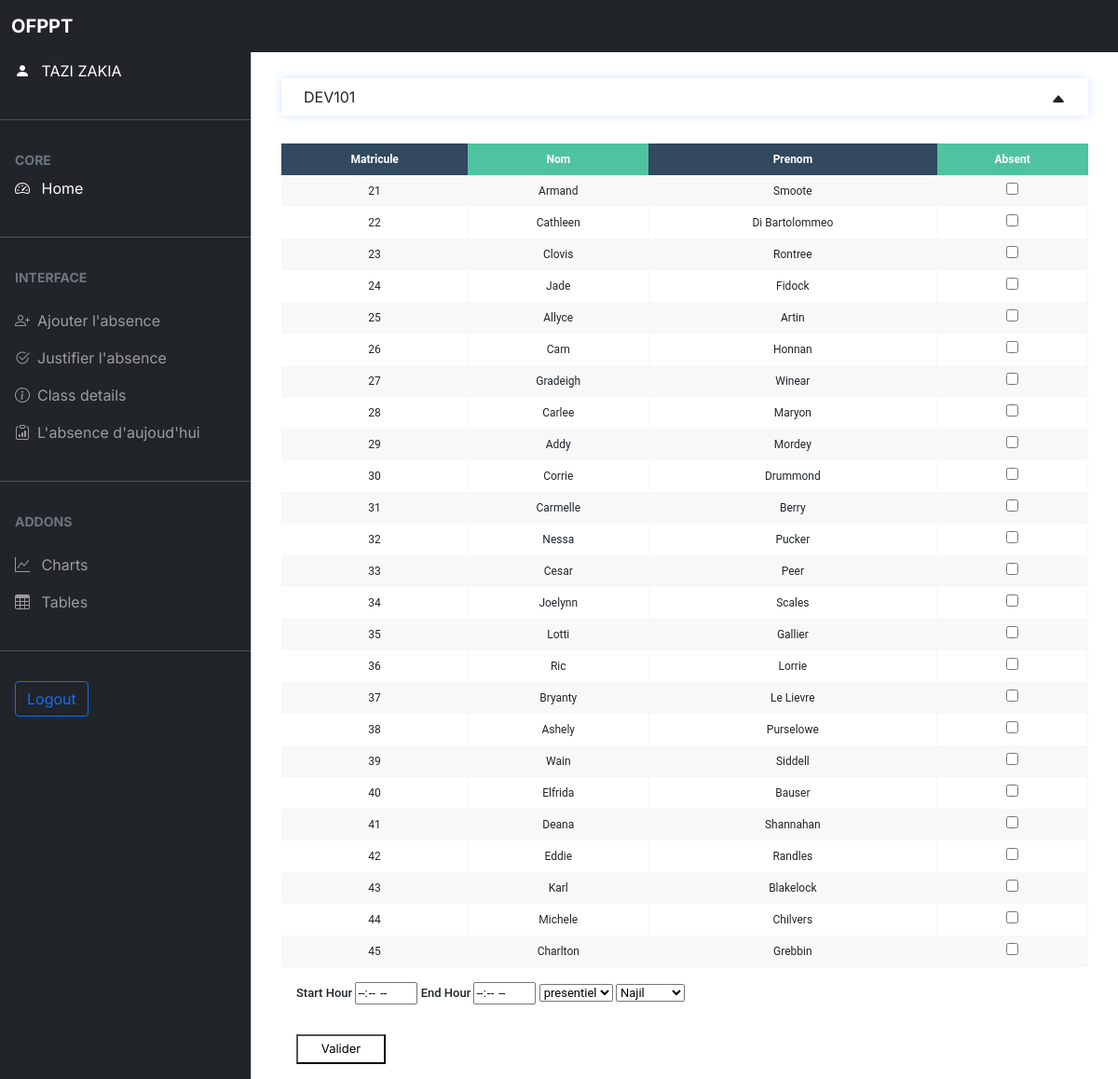
The app's page /ajoute_absence.php?nomFil=DEV101 (signed in) with its own data.
### tables this page shows
create table stagiaire(
	id_st INT PRIMARY KEY auto_increment NOT NULL,
    nom_st varchar(100) NOT NULL,
    prenom_st varchar(100) NOT NULL,
    code_fil INT NOT NULL,
    heure_absence_st int unsigned ,
    numero_parents varchar(50) NOT NULL,
    FOREIGN KEY (code_fil) REFERENCES filiere(code_fil)
    );

### includes/function.inc.php (the view, shortened to what this page needs)
<?php
function showStudents($conn, $nomFil)
{
    $sql = "SELECT id_st ,nom_st , prenom_st , heure_absence_st
                    FROM stagiaire as S , filiere as F
                    where F.code_fil = S.code_fil AND F.nom_fil = ? ;";
    $stmt = mysqli_stmt_init($conn);
    if (!mysqli_stmt_prepare($stmt, $sql)) {
        echo "statement Problem";
        exit();
    }
    mysqli_stmt_bind_param($stmt, "s", $nomFil);
    mysqli_stmt_execute($stmt);
    $result = mysqli_stmt_get_result($stmt);
    return $result;
}
function prof($conn, $nomFil)
{
    $sql =  "SELECT nom_tch,T.id_tch FROM teachers as T, filiere as F ,reltf as R
        where R.code_fil = F.code_fil
        and R.id_tch = T.id_tch and F.nom_fil = '$nomFil' ;";
    $result =  mysqli_query($conn, $sql);
    return $result;
}
function studentTable($conn, $nomFil)
{
    $resultProfs = prof($conn, $nomFil);
    $resultData = showStudents($conn, $nomFil);
    if (mysqli_num_rows($resultData) > 0) {
        echo "
            <section class='section_justif'>
            <table class='table_ajoute_stagiaire'>
            <tr>
                <th>Matricule</th>
                <th>Nom</th>
                <th>Prenom</th>
                <th>Absent</th>
            </tr>";
        while ($row = mysqli_fetch_assoc($resultData)) {
            $id = $row["id_st"];
            $nom = $row['nom_st'];
            $prenom = $row['prenom_st'];
            echo "
                <tr>
                    <td>$id</td>
                    <td><label for='$id'>$nom</label></td>
                    <td><label for='$id'>$prenom</label></td>
                    <td><input type='checkbox' id='$id' name='$id' value='$id' class='check'></td>
                </tr>";
        }
        echo "
         </table>
            <div class='table_hour'>
                <label for='start'>Start Hour </label>
                <input type='time' name='start' id='start' list='startList'required>
                <label for='end'>End Hour</label>
                <input type='time' name='end' id='end' list='endList'  required>
                <select name='seance'>
                    <option value='presentiel'>presentiel</option>
                    <option value='distanciel'>distanciel</option>
                </select>
                    <select name='prof'>
                ";
        while ($row = mysqli_fetch_assoc($resultProfs)) {
            $nom_tch = $row['nom_tch'];
            $id_tch = $row['id_tch'];
            echo "
                        <option value='$id_tch'>$nom_tch</option>
                    ";
        }
        echo "
                </select>
            </div>
        <div class='box_btn'>
            <button type='submit' name='ajab'>Valider</button>
        </div>
        </section>
        ";
    } else {
        echo "
            <section class='section_justif'>
                0 results
            </section>
                ";
    }
}

### ajoute_absence.php (shortened to what this page needs)
<?php if (isset($_SESSION["role_us"])) : ?>
    <?php
    require_once "./includes/function.inc.php";
    require_once "./includes/dbh.inc.php";
    require_once "index_header.php";
    ?>
    <main class="mt-5 pt-3">
        <form action="<?php echo htmlspecialchars($_SERVER["PHP_SELF"]); ?>" method="GET">
            <div class="centerCont">
                <span id='drop_cont'>
                    <div id="dropText">
                        <?php
                        if (isset($_GET["nomFil"])) {
                            $nomFil = $_GET["nomFil"];
                            echo '<span>' . $nomFil . '</span>';
                        } else {
                            echo "<span>Choose Your Class</span>";
                        }
                        ?>
                        <span id="iconCont"><svg id="dropdownIcon" class="goUpIcon" xmlns="http://www.w3.org/2000/svg" width="16" height="16" fill="currentColor" class="bi bi-caret-down-fill" viewBox="0 0 16 16">
                                <path d="M7.247 11.14 2.451 5.658C1.885 5.013 2.345 4 3.204 4h9.592a1 1 0 0 1 .753 1.659l-4.796 5.48a1 1 0 0 1-1.506 0z" />
                            </svg>
                        </span>
                    </div>
                </span>
            </div>
        </form>
        <form action="Absents.php" method="POST">
            <?php
            if (isset($_GET["nomFil"])) {
                $nomFil = $_GET["nomFil"];
                studentTable($conn, $nomFil);
            }
            ?>
        </form>
    </main>
<?php endif ?>

### index_header.php (shortened to what this page needs)
<!DOCTYPE html>
<html lang="en">
<head>
  <link rel="stylesheet" href="./css/bootstrap.min.css" />
  <link rel="stylesheet" href="./font/bootstrap-icons.css" />
  <link rel="stylesheet" href="css/dataTables.bootstrap5.min.css" />
  <link rel="stylesheet" href="./css/style.css" />
  <link rel="stylesheet" href="css/header_css.css">
</head>
<body>
  <nav class="navbar navbar-expand-lg navbar-dark bg-dark fixed-top">
    <div class="container-fluid">
      <a class="navbar-brand me-auto ms-lg-0 ms-3 text-uppercase fw-bold" href="#">OFPPT</a>
    </div>
  </nav>
  <div class="offcanvas offcanvas-start sidebar-nav bg-dark" tabindex="-1" id="sidebar">
    <div class="offcanvas-body p-0">
      <nav class="navbar-dark">
        <ul class="navbar-nav">
          <li>
            <a href="#" class="nav-link px-3 active">
              <span class="me-2"><i class="bi bi-person-fill"></i></span>
              <span>
                <span>
                  <?php
                  echo strtoupper($_SESSION['prenom']) . ' ' . strtoupper($_SESSION['nom']);
                  ?>
                </span>
              </span>
            </a>
          </li>
          <li class="my-4">
            <hr class="dropdown-divider bg-light" />
          </li>
          <li>
            <div class="text-muted small fw-bold text-uppercase px-3">
              CORE
            </div>
          </li>
          <li>
            <a href="index.php" class="nav-link px-3 active">
              <span class="me-2"><i class="bi bi-speedometer2"></i></span>
              <span>Home</span>
            </a>
          </li>
          <li class="my-4">
            <hr class="dropdown-divider bg-light" />
          </li>
          <li>
            <div class="text-muted small fw-bold text-uppercase px-3 mb-3">
              Interface
            </div>
          </li>
          <li>
            <a class="nav-link px-3 sidebar-link" href="ajoute_absence.php">
              <span class="me-2"><i class="bi bi-person-plus"></i></span>
              <span>Ajouter l'absence</span>
            </a>
          </li>
          <li>
            <a class="nav-link px-3 sidebar-link" href="ajoute_justife.php">
              <span class="me-2"><i class="bi bi-check2-circle"></i></span>
              <span>Justifier l'absence</span>
            </a>
          </li>
          <li>
            <a class="nav-link px-3 sidebar-link" href="Class_details.php">
              <span class="me-2"><i class="bi bi-info-circle"></i></span>
              <span>Class details</span>
            </a>
          </li>
          <li>
            <a class="nav-link px-3 sidebar-link" href="absence_day.php">
              <span class="me-2"><i class="bi bi-clipboard-data"></i></span>
              <span>L'absence d'aujoud'hui</span>
            </a>
          </li>
          <li class="my-4">
            <hr class="dropdown-divider bg-light" />
          </li>
          <li>
            <div class="text-muted small fw-bold text-uppercase px-3 mb-3">
              Addons
            </div>
          </li>
          <li>
            <a href="#" class="nav-link px-3">
              <span class="me-2"><i class="bi bi-graph-up"></i></span>
              <span>Charts</span>
            </a>
          </li>
          <li>
            <a href="#" class="nav-link px-3">
              <span class="me-2"><i class="bi bi-table"></i></span>
              <span>Tables</span>
            </a>
          </li>
          <li class="my-4">
            <hr class="dropdown-divider bg-light" />
          </li>
          <li>
            <div class="text-muted small fw-bold text-uppercase px-3 mb-3">
              <form class="form-inline" action="./includes/logout.inc.php" method="get">
                <button class="btn btn-outline-primary" type="submit" name="logout">Logout</button>
              </form>
            </div>
          </li>
        </ul>
      </nav>
    </div>
  </div>

### css/style.css (style rules this page uses)
body, button { font-family: "Inter", sans-serif; }
:root { --offcanvas-width: 270px; --topNavbarHeight: 56px; }
.sidebar-nav { width: var(--offcanvas-width); }
.sidebar-link { display: flex; align-items: center; }
@media (min-width: 992px) { body { overflow: auto !important; } }
@media (min-width: 992px) { main { margin-left: var(--offcanvas-width); } }
@media (min-width: 992px) { .sidebar-nav { -webkit-transform: none; transform: none; visibility: visible !important; height: calc(100% - var(--topNavbarHeight)); top: var(--topNavbarHeight); } }

### css/header_css.css (style rules this page uses)
.table_ajoute_stagiaire { border-radius: 5px; font-size: 12px; font-weight: normal; border: none; border-collapse: collapse; width: 100%; max-width: 100%; white-space: nowrap; background-color: white; }
.table_ajoute_stagiaire td, .table_ajoute_stagiaire th { text-align: center; padding: 8px; }
.table_ajoute_stagiaire td { border-right: 1px solid #f8f8f8; font-size: 12px; }
.table_ajoute_stagiaire th { color: #ffffff; background: #4FC3A1; }
.table_ajoute_stagiaire th:nth-child(odd) { color: #ffffff; background: #324960; }
.table_ajoute_stagiaire tr:nth-child(even) { background: #F8F8F8; }
.table_hour { padding: 1rem; font-weight: 500; }
.box_btn { padding: 1rem; display: flex; }
.box_btn button { width: 6rem; height: 2rem; background: none; }
section { font: 13px/1.5 "Roboto", sans-serif; padding: 50px; }
.centerCont { display: flex; align-items: center; justify-content: space-between; padding: 20px 2rem 30px 2rem; }
#drop_cont { position: relative; flex-direction: row; box-shadow: 0 0 10px 0px rgba(43, 111, 246, 0.2); width: 100%; }
#dropText { width: 100%; display: flex; justify-content: space-between; padding: 0.5rem 1.5rem; cursor: pointer; }
#iconCont { cursor: pointer; }
.goUpIcon { -webkit-animation: iconGoUp 250ms ease-in forwards; animation: iconGoUp 250ms ease-in forwards; }
.section_justif { padding: 0 2rem; }

### records on screen
stagiaire: id_st "21", nom_st "Armand", prenom_st "Smoote"
stagiaire: id_st "22", nom_st "Cathleen", prenom_st "Di Bartolommeo"
stagiaire: id_st "23", nom_st "Clovis", prenom_st "Rontree"
stagiaire: id_st "24", nom_st "Jade", prenom_st "Fidock"
stagiaire: id_st "25", nom_st "Allyce", prenom_st "Artin"
stagiaire: id_st "26", nom_st "Cam", prenom_st "Honnan"
stagiaire: id_st "27", nom_st "Gradeigh", prenom_st "Winear"
stagiaire: id_st "28", nom_st "Carlee", prenom_st "Maryon"
stagiaire: id_st "29", nom_st "Addy", prenom_st "Mordey"
stagiaire: id_st "30", nom_st "Corrie", prenom_st "Drummond"
stagiaire: id_st "31", nom_st "Carmelle", prenom_st "Berry"
stagiaire: id_st "32", nom_st "Nessa", prenom_st "Pucker"
stagiaire: id_st "33", nom_st "Cesar", prenom_st "Peer"
stagiaire: id_st "34", nom_st "Joelynn", prenom_st "Scales"
stagiaire: id_st "35", nom_st "Lotti", prenom_st "Gallier"
stagiaire: id_st "36", nom_st "Ric", prenom_st "Lorrie"
stagiaire: id_st "37", nom_st "Bryanty", prenom_st "Le Lievre"
stagiaire: id_st "38", nom_st "Ashely", prenom_st "Purselowe"
stagiaire: id_st "39", nom_st "Wain", prenom_st "Siddell"
stagiaire: id_st "40", nom_st "Elfrida", prenom_st "Bauser"
stagiaire: id_st "41", nom_st "Deana", prenom_st "Shannahan"
stagiaire: id_st "42", nom_st "Eddie", prenom_st "Randles"
stagiaire: id_st "43", nom_st "Karl", prenom_st "Blakelock"
stagiaire: id_st "44", nom_st "Michele", prenom_st "Chilvers"
stagiaire: id_st "45", nom_st "Charlton", prenom_st "Grebbin"

### other values on screen
$_SESSION['prenom'] "TAZI"
$_SESSION['nom'] "ZAKIA"
$nomFil "DEV101"
form field prof "Najil"
